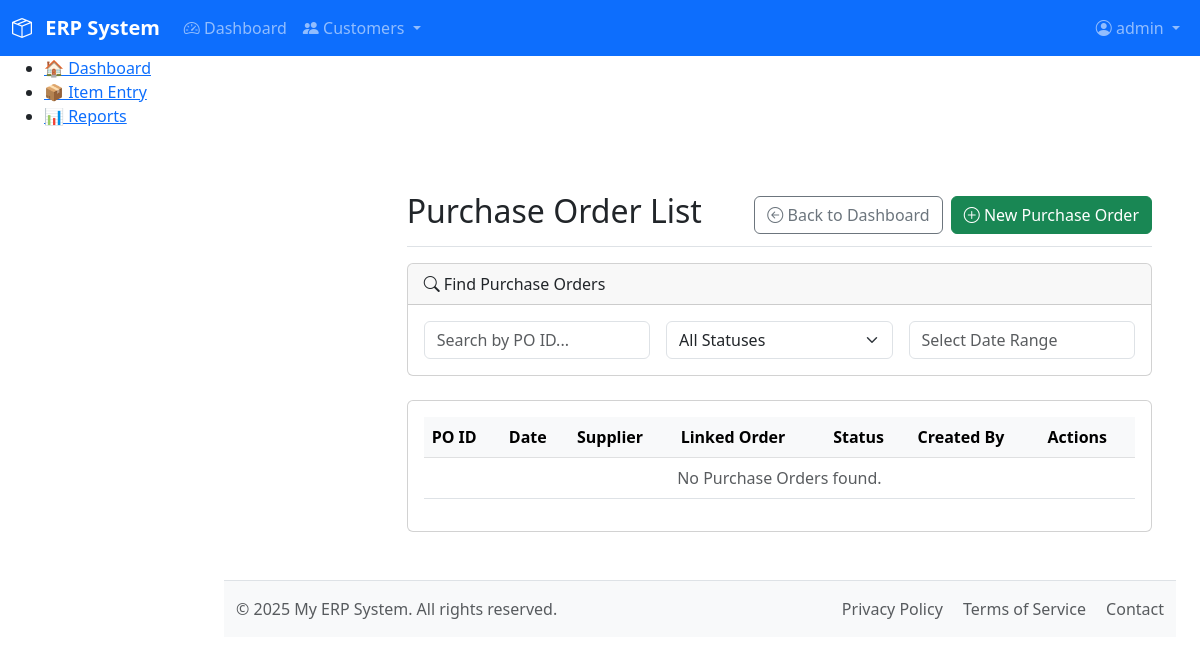
Before: /modules/purchase/list_purchase_order.php (signed in) with the older database file.
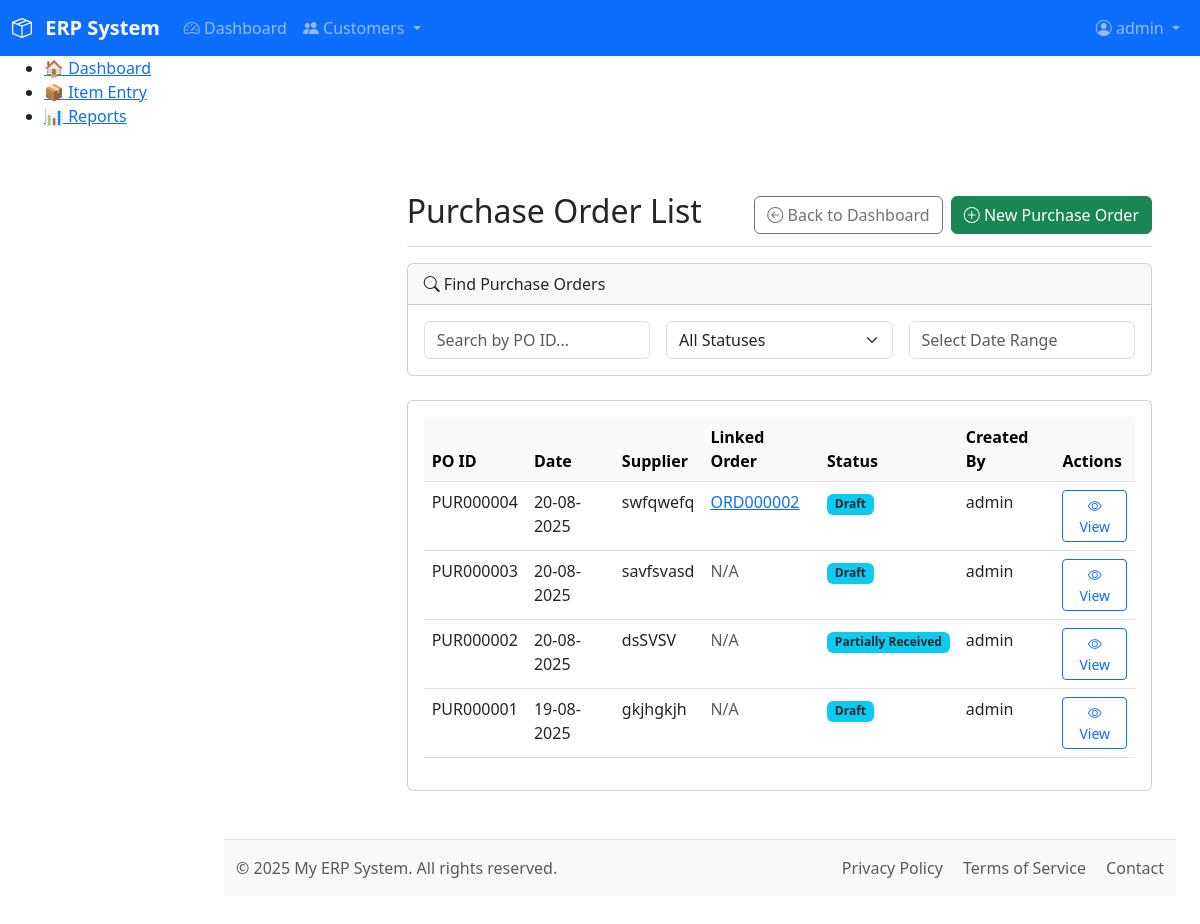
After: the same page with the newer database file.
### tables this page shows
CREATE TABLE `purchase_orders` (
  `purchase_order_id` varchar(10) NOT NULL,
  `po_date` date NOT NULL,
  `supplier_name` varchar(255) DEFAULT NULL,
  `linked_sales_order_id` varchar(10) DEFAULT NULL,
  `status` enum('Draft','Ordered','Partially Received','Completed','Canceled') NOT NULL DEFAULT 'Draft',
  `remarks` text DEFAULT NULL,
  `created_at` timestamp NOT NULL DEFAULT current_timestamp(),
  `created_by` int(11) DEFAULT NULL,
  `created_by_name` varchar(50) DEFAULT NULL,
  PRIMARY KEY (`purchase_order_id`),
  KEY `idx_linked_sales_order` (`linked_sales_order_id`)
);

### includes/functions.php (called while the page is built, shortened)
<?php
function search_purchase_orders($filters = []) {
    $db = db();
    $sql = "
        SELECT
            purchase_order_id,
            po_date,
            supplier_name,
            linked_sales_order_id, -- ADDED THIS LINE
            status,
            created_by_name
        FROM purchase_orders
        WHERE 1=1
    ";
    $sql .= " ORDER BY po_date DESC, purchase_order_id DESC LIMIT 100";
    $stmt = $db->prepare($sql);
    $stmt->execute();
    $result = $stmt->get_result();
    return $result ? $result->fetch_all(MYSQLI_ASSOC) : [];
}

### modules/purchase/list_purchase_order.php (the view, shortened to what this page needs)
<?php
require_once __DIR__ . '/../../includes/functions.php';
$initial_purchase_orders = search_purchase_orders();
require_once __DIR__ . '/../../includes/header.php';
?>
<div class="container-fluid">
    <div class="row">
        <?php require_once __DIR__ . '/../../includes/sidebar.php'; ?>
        <main class="col-md-9 ms-sm-auto col-lg-10 px-md-4">
            <div class="d-flex justify-content-between flex-wrap flex-md-nowrap align-items-center pt-3 pb-2 mb-3 border-bottom">
                <h1 class="h2">Purchase Order List</h1>
                <div class="btn-toolbar mb-2 mb-md-0">
                    <a href="/index.php" class="btn btn-outline-secondary me-2">
                        <i class="bi bi-arrow-left-circle"></i> Back to Dashboard
                    </a>
                    <a href="/modules/purchase/entry_purchase_order.php" class="btn btn-success">
                        <i class="bi bi-plus-circle"></i> New Purchase Order
                    </a>
                </div>
            </div>
            <div class="card mb-4">
                <div class="card-header"><i class="bi bi-search"></i> Find Purchase Orders</div>
                <div class="card-body">
                    <form id="poSearchForm" class="row gx-3 gy-2 align-items-center">
                        <div class="col-md-4">
                            <input type="text" class="form-control" id="search_po_id" placeholder="Search by PO ID...">
                        </div>
                        <div class="col-md-4">
                            <select id="search_status" class="form-select">
                                <option value="">All Statuses</option>
                            </select>
                        </div>
                        <div class="col-md-4">
                            <input type="text" class="form-control" id="search_date_range" placeholder="Select Date Range">
                        </div>
                    </form>
                </div>
            </div>
            <div class="card">
                <div class="card-body">
                    <div class="table-responsive">
                        <table class="table table-hover">
                            <thead class="table-light">
                                <tr>
                                    <th>PO ID</th>
                                    <th>Date</th>
                                    <th>Supplier</th>
                                    <th>Linked Order</th>
                                    <th>Status</th>
                                    <th>Created By</th>
                                    <th>Actions</th>
                                </tr>
                            </thead>
                            <tbody id="purchaseOrderListTableBody">
                                <?php if (empty($initial_purchase_orders)): ?>
                                    <tr><td colspan="7" class="text-center text-muted">No Purchase Orders found.</td></tr>
                                <?php else: ?>
                                    <?php foreach ($initial_purchase_orders as $po): ?>
                                        <tr>
                                            <td><?= htmlspecialchars($po['purchase_order_id']) ?></td>
                                            <td><?= htmlspecialchars(date("d-m-Y", strtotime($po['po_date']))) ?></td>
                                            <td><?= htmlspecialchars($po['supplier_name']) ?></td>
                                            <td>
                                                <?php if (!empty($po['linked_sales_order_id'])): ?>
                                                    <a href="/modules/sales/entry_order.php?order_id=<?= htmlspecialchars($po['linked_sales_order_id']) ?>" target="_blank">
                                                        <?= htmlspecialchars($po['linked_sales_order_id']) ?>
                                                    </a>
                                                <?php else: ?>
                                                    <span class="text-muted">N/A</span>
                                                <?php endif; ?>
                                            </td>
                                            <td><span class="badge bg-info text-dark"><?= htmlspecialchars($po['status']) ?></span></td>
                                            <td><?= htmlspecialchars($po['created_by_name']) ?></td>
                                            <td>
                                                <a href="/modules/purchase/entry_purchase_order.php?purchase_order_id=<?= htmlspecialchars($po['purchase_order_id']) ?>" class="btn btn-sm btn-outline-primary">
                                                    <i class="bi bi-eye"></i> View
                                                </a>
                                            </td>
                                        </tr>
                                    <?php endforeach; ?>
                                <?php endif; ?>
                            </tbody>
                        </table>
                    </div>
                </div>
            </div>
<?php require_once __DIR__ . '/../../includes/footer.php'; ?>

### includes/header.php (shortened to what this page needs)
<?php
$logged_in = isset($_SESSION['user_id']);
?>
<!DOCTYPE html>
<html lang="en" data-bs-theme="light">
<head>
    <link href="https://cdn.jsdelivr.net/npm/bootstrap@5.3.0/dist/css/bootstrap.min.css" rel="stylesheet">
    <link rel="stylesheet" href="https://cdn.jsdelivr.net/npm/bootstrap-icons@1.10.0/font/bootstrap-icons.css">
    <?php
        $cssPath = __DIR__ . '/../assets/css/main.css';
        $cssVersion = file_exists($cssPath) ? filemtime($cssPath) : time();
    ?>
    <link rel="stylesheet" href="/assets/css/main.css?v=<?= $cssVersion ?>">
    <link rel="stylesheet" href="https://cdn.jsdelivr.net/npm/litepicker/dist/css/litepicker.css"/>
</head>
<body class="d-flex flex-column min-vh-100">
    <nav class="navbar navbar-expand-lg navbar-dark bg-primary sticky-top">
        <div class="container-fluid">
            <a class="navbar-brand" href="/">
                <i class="bi bi-box-seam"></i> ERP System
            </a>
            <div class="collapse navbar-collapse" id="mainNav">
                <ul class="navbar-nav me-auto mb-2 mb-lg-0">
                    <?php if ($logged_in): ?>
                        <li class="nav-item">
                            <a class="nav-link" href="/index.php"><i class="bi bi-speedometer2"></i> Dashboard</a>
                        </li>
                        <li class="nav-item dropdown">
                            <a class="nav-link dropdown-toggle" href="#" id="customersDropdown" role="button" data-bs-toggle="dropdown" aria-expanded="false">
                                <i class="bi bi-people-fill"></i> Customers
                            </a>
                        </li>
                    <?php endif; ?>
                </ul>
                <ul class="navbar-nav">
                    <?php if ($logged_in): ?>
                        <li class="nav-item dropdown">
                            <a class="nav-link dropdown-toggle" href="#" role="button" data-bs-toggle="dropdown">
                                <i class="bi bi-person-circle"></i> <?php echo htmlspecialchars($_SESSION['username']); ?>
                            </a>
                        </li>
                    <?php else: ?>
                        <li class="nav-item">
                            <a class="nav-link" href="/login.php"><i class="bi bi-box-arrow-in-right"></i> Login</a>
                        </li>
                    <?php endif; ?>
                </ul>
            </div>
        </div>
    </nav>
    <div class="container-fluid flex-grow-1">
        <div class="row">
            <?php if ($logged_in && !isset($hide_sidebar)): ?>
                <?php require_once __DIR__ . '/sidebar.php'; ?>
            <?php endif; ?>
            <main class="<?php echo $logged_in && !isset($hide_sidebar) ? 'col-md-9 ms-sm-auto col-lg-10 px-md-4' : 'col-12'; ?>">

### includes/sidebar.php
<div class="sidebar">
  <ul>
    <li><a href="/index.php">🏠 Dashboard</a></li>
    <li><a href="/modules/item/entry.php">📦 Item Entry</a></li>
    <li><a href="#">📊 Reports</a></li>
  </ul>
</div>

### includes/footer.php (shortened to what this page needs)
        </main>
    </div>
</div>
<footer class="footer mt-auto py-3 bg-light border-top">
    <div class="container-fluid">
        <div class="row">
            <div class="col-md-6 text-center text-md-start">
                <span class="text-muted">&copy; <?php echo date('Y'); ?> My ERP System. All rights reserved.</span>
            </div>
            <div class="col-md-6 text-center text-md-end">
                <ul class="list-inline mb-0">
                    <li class="list-inline-item"><a href="/privacy.php" class="text-muted">Privacy Policy</a></li>
                    <li class="list-inline-item"><a href="/terms.php" class="text-muted">Terms of Service</a></li>
                    <li class="list-inline-item"><a href="/contact.php" class="text-muted">Contact</a></li>
                </ul>
            </div>
        </div>
    </div>
</footer>
</body>
</html>

### assets/css/main.css (style rules this page uses)
.navbar-brand { font-weight: 600; }
.navbar-brand i { margin-right: 8px; }
.footer { background-color: #f8f9fa !important; }
.footer a { text-decoration: none; }
.footer .list-inline-item:not(:last-child) { margin-right: 1rem; }
main { padding-top: 1rem; padding-bottom: 3rem; }

Changed rows visible on the page:
added purchase_orders: purchase_order_id "PUR000004", po_date "20-08-2025", supplier_name "swfqwefq", linked_sales_order "ORD000002", status "Draft", created_by_name "admin"
added purchase_orders: purchase_order_id "PUR000003", po_date "20-08-2025", supplier_name "savfsvasd", shows "N/A", status "Draft", created_by_name "admin"
added purchase_orders: purchase_order_id "PUR000002", po_date "20-08-2025", supplier_name "dsSVSV", shows "N/A", status "Partially Received", created_by_name "admin"
added purchase_orders: purchase_order_id "PUR000001", po_date "19-08-2025", supplier_name "gkjhgkjh", shows "N/A", status "Draft", created_by_name "admin"
Other visible differences:
text no longer shown: "No Purchase Orders found."
